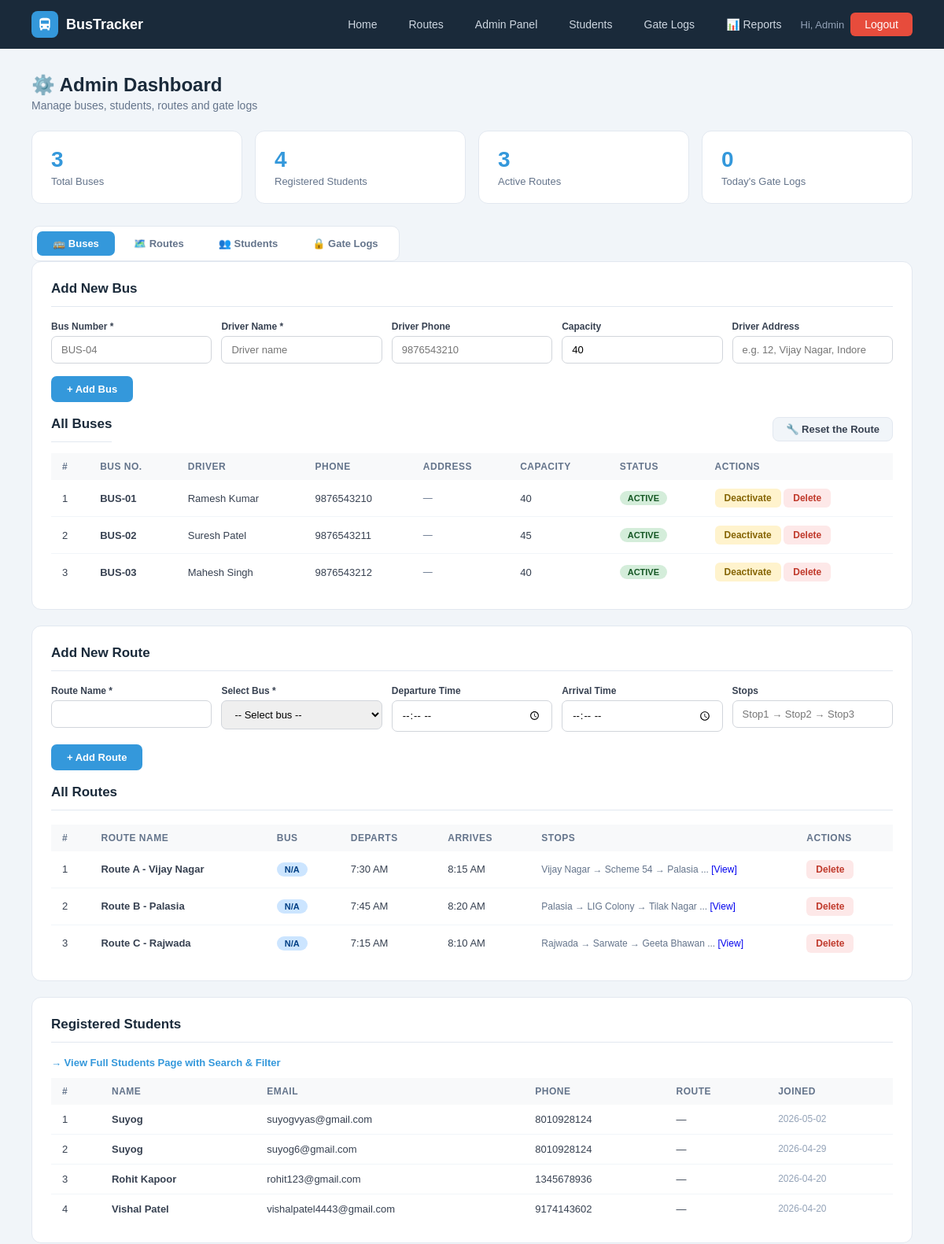
Page /admin (signed in, upper part) on the earlier database version.
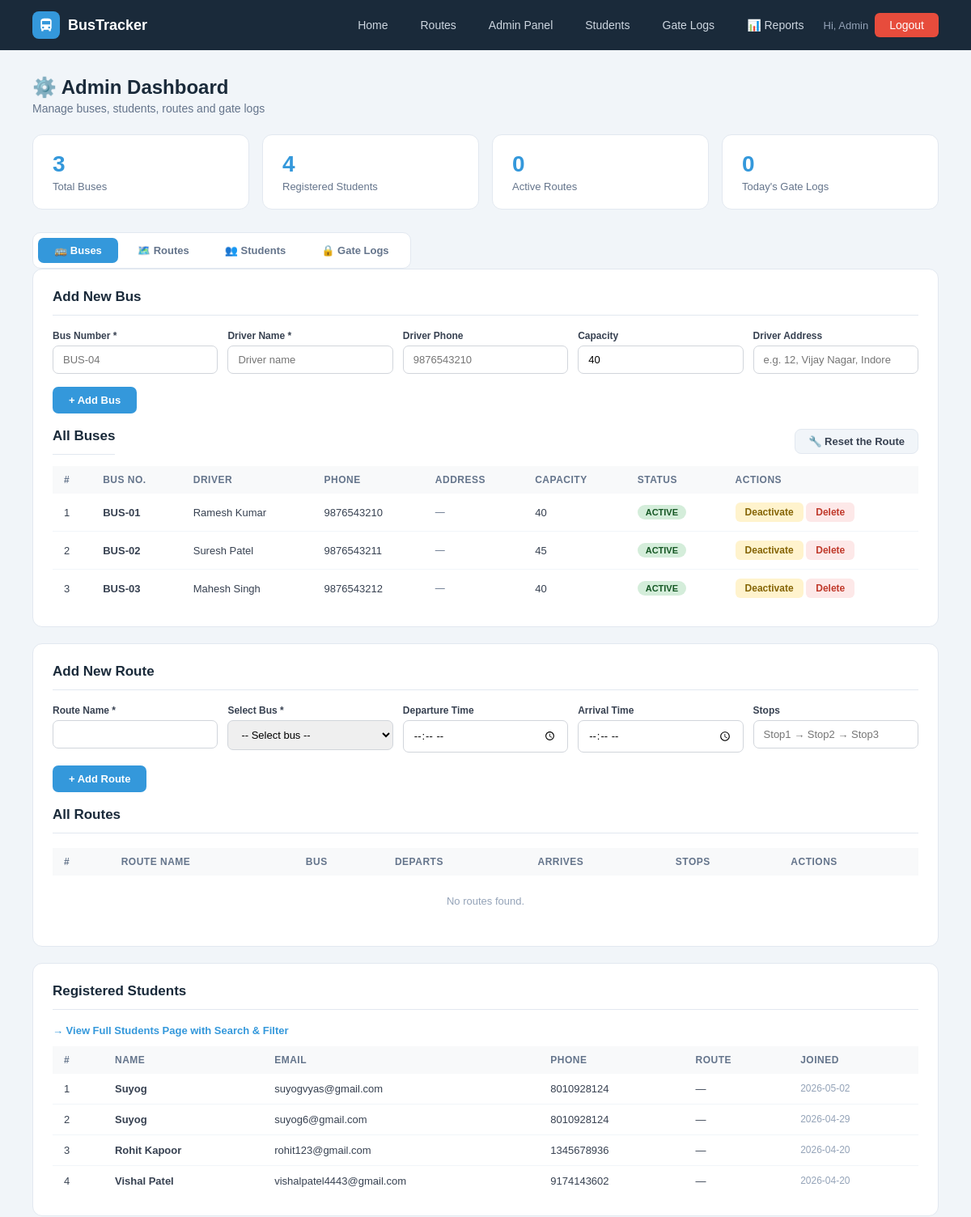
Same page on the later database version.
### tables this page shows
CREATE TABLE buses (
        id INTEGER PRIMARY KEY AUTOINCREMENT,
        bus_number TEXT UNIQUE NOT NULL, driver_name TEXT NOT NULL,
        driver_phone TEXT, capacity INTEGER DEFAULT 40,
        status TEXT DEFAULT 'active',
        current_lat REAL DEFAULT 22.7196, current_lng REAL DEFAULT 75.8577, driver_address TEXT);

CREATE TABLE routes (
        id INTEGER PRIMARY KEY AUTOINCREMENT,
        route_name TEXT NOT NULL, bus_id INTEGER,
        start_point TEXT, end_point TEXT,
        departure_time TEXT, arrival_time TEXT, stops TEXT, original_bus_id INTEGER,
        FOREIGN KEY(bus_id) REFERENCES buses(id));

CREATE TABLE users (
        id INTEGER PRIMARY KEY AUTOINCREMENT,
        name TEXT NOT NULL, email TEXT UNIQUE NOT NULL,
        password TEXT NOT NULL, role TEXT DEFAULT 'student',
        phone TEXT, route_id INTEGER,
        created_at TIMESTAMP DEFAULT CURRENT_TIMESTAMP);

### app.py (the view)
@app.route('/admin')
@admin_required
def admin_dashboard():
    db = get_db()
    buses    = db.execute("SELECT * FROM buses").fetchall()
    students = db.execute('''SELECT u.*,r.route_name FROM users u
                             LEFT JOIN routes r ON u.route_id=r.id
                             WHERE u.role='student' ORDER BY u.created_at DESC''').fetchall()
    routes   = db.execute("SELECT r.*,b.bus_number FROM routes r LEFT JOIN buses b ON r.bus_id=b.id").fetchall()
    logs     = db.execute("SELECT * FROM gate_logs ORDER BY log_time DESC LIMIT 15").fetchall()
    stats = dict(
        total_buses=db.execute("SELECT COUNT(*) FROM buses").fetchone()[0],
        total_students=db.execute("SELECT COUNT(*) FROM users WHERE role='student'").fetchone()[0],
        total_routes=db.execute("SELECT COUNT(*) FROM routes").fetchone()[0],
        today_logs=db.execute("SELECT COUNT(*) FROM gate_logs WHERE DATE(log_time)=DATE('now')").fetchone()[0])
    db.close(); return render_template('admin.html', buses=buses, students=students, routes=routes, logs=logs, stats=stats)

### app.py (called while the page is built, shortened)
def get_db():
    conn = sqlite3.connect(DB)
    conn.row_factory = sqlite3.Row
    return conn

def admin_required(f):
    @wraps(f)
    def dec(*a, **kw):
        if 'admin' not in session:
            flash('Admin access required.', 'error')
            return redirect(url_for('admin_login'))
        return f(*a, **kw)
    return dec

@app.context_processor
def inject_notifications():
    return dict(notifications=[], unread_count=0)

### templates/admin.html (shortened to what the changed rows need)
{% extends "base.html" %}
{% block content %}
<div class="page">
    <div class="page-header">
        <div style="display:flex;gap:12px;align-items:flex-start;flex-wrap:wrap;justify-content:space-between;">
            <div>
                <h1>⚙️ Admin Dashboard</h1>
            </div>
        </div>
    </div>
    <div class="stat-cards">
        <div class="stat-card"><div class="num">{{ stats.total_routes }}</div><div class="lbl">Active Routes</div></div>
    </div>
    <div class="tab-wrap">
        <div class="tab-contents">
            <div class="panel" id="content-buses">
                <h2>Add New Bus</h2>
                <br>
                <div style="display:flex;align-items:center;justify-content:space-between;margin-bottom:14px;">
                    <h2 style="margin:0;">All Buses</h2>
                </div>
                <table>
                    <thead><tr><th>#</th><th>Bus No.</th><th>Driver</th><th>Phone</th><th>Address</th><th>Capacity</th><th>Status</th><th>Actions</th></tr></thead>
                    <tbody>
                    {% for b in buses %}
                    <tr>
                        <td>{{ loop.index }}</td>
                        <td><b>{{ b.bus_number }}</b></td>
                        <td>{{ b.driver_name }}</td>
                        <td>{{ b.driver_phone or '—' }}</td>
                        <td style="font-size:12px;color:#64748b;max-width:160px;">{{ b.driver_address or '—' }}</td>
                        <td>{{ b.capacity }}</td>
                        <td><span class="badge {{ 'badge-green' if b.status=='active' else 'badge-red' }}">{{ b.status.upper() }}</span></td>
                        <td>
                            {% if b.status == 'active' %}
                            <a href="{{ url_for('bus_status', bid=b.id, status='inactive') }}" class="btn-sm btn-warning">Deactivate</a>
                            {% else %}
                            <a href="{{ url_for('bus_status', bid=b.id, status='active') }}" class="btn-sm btn-success">Activate</a>
                            {% endif %}
                            <a href="{{ url_for('delete_bus', bid=b.id) }}" class="btn-sm btn-danger">Delete</a>
                        </td>
                    </tr>
                    {% else %}
                    <tr><td colspan="7" style="text-align:center;color:#94a3b8;padding:24px">No buses found.</td></tr>
                    {% endfor %}
                    </tbody>
                </table>
            </div>
           <div class="panel" id="content-routes">
             <h2>Add New Route</h2>
            <br>
             <h2>All Routes</h2>
             <table>
                <thead>
                    <tr>
                        <th>#</th>
                        <th>Route Name</th>
                        <th>Bus</th>
                        <th>Departs</th>
                        <th>Arrives</th>
                        <th>Stops</th>
                        <th>Actions</th>
                    </tr>
                </thead>
                <tbody>
                    {% for r in routes %}
                    <tr>
                        <td>{{ loop.index }}</td>
                        <td><b>{{ r.route_name }}</b></td>
                        <td><span class="badge badge-blue">{{ r.bus_number or 'N/A' }}</span></td>
                        <td>
                            {% if r.departure_time %}
                                {{ (r.departure_time[:2]|int % 12 or 12) }}:{{ r.departure_time[3:] }}
                                {{ 'AM' if r.departure_time[:2]|int < 12 else 'PM' }}
                            {% else %}
                                 —
                            {% endif %}
                        </td>
                        <td>
                            {% if r.arrival_time %}
                                {{ (r.arrival_time[:2]|int % 12 or 12) }}:{{ r.arrival_time[3:] }}
                                {{ 'AM' if r.arrival_time[:2]|int < 12 else 'PM' }}
                            {% else %}
                               —
                            {% endif %}
                        </td>
                        <td style="max-width:240px;font-size:12px;color:#64748b">
                        {% if r.stops %}
                        {% set stop_list = r.stops.replace(',','→').split('→') %}
                        {{ stop_list[0].strip() }}
                        {% if stop_list|length > 1 %} → {{ stop_list[1].strip() }}{% endif %}
                        {% if stop_list|length > 2 %} → {{ stop_list[2].strip() }}{% endif %}
                        {% if stop_list|length > 3 %}
                            ...
                            <a href="#" onclick="alert(`{{ r.stops }}`)">[View]</a>
                        {% endif %}
                {% else %}
                    —
                {% endif %}
            </td>
            <td>
                <a href="{{ url_for('delete_route', rid=r.id) }}"
                   onclick="return confirm('Are you sure you want to delete this route?')"
                   class="btn-sm btn-danger">
                   Delete
                </a>
            </td>
        </tr>
        {% else %}
        <tr>
            <td colspan="7" style="text-align:center;color:#94a3b8;padding:24px">
                No routes found.
            </td>
        </tr>
        {% endfor %}
        </tbody>
    </table>
</div>
            <div class="panel" id="content-students">
                <h2>Registered Students</h2>
                <table>
                    <thead><tr><th>#</th><th>Name</th><th>Email</th><th>Phone</th><th>Route</th><th>Joined</th></tr></thead>
                    <tbody>
                    {% for s in students[:10] %}
                    <tr>
                        <td>{{ loop.index }}</td>
                        <td><b>{{ s.name }}</b></td>
                        <td>{{ s.email }}</td>
                        <td>{{ s.phone or '—' }}</td>
                        <td>{{ s.route_name or '—' }}</td>
                        <td style="font-size:12px;color:#94a3b8">{{ s.created_at[:10] if s.created_at else '—' }}</td>
                    </tr>
                    {% else %}
                    <tr><td colspan="6" style="text-align:center;color:#94a3b8;padding:24px">No students registered.</td></tr>
                    {% endfor %}
                    </tbody>
                </table>
            </div>
        </div>
    </div>
</div>
{% endblock %}

Differences in the rows shown:
removed routes: route_name "Route A - Vijay Nagar", bus_number "N/A", (r.departure_time[:2]|int%12or12) "7", departure_time "30", departure_time "AM", (r.arrival_time[:2]|int%12or12) "8", arrival_time "15", arrival_time "AM", start_point "Vijay Nagar", stop_list "Scheme 54", stop_list "Palasia"
removed routes: route_name "Route B - Palasia", bus_number "N/A", (r.departure_time[:2]|int%12or12) "7", departure_time "45", departure_time "AM", (r.arrival_time[:2]|int%12or12) "8", arrival_time "20", arrival_time "AM", start_point "Palasia", stop_list "LIG Colony", stop_list "Tilak Nagar"
removed routes: route_name "Route C - Rajwada", bus_number "N/A", (r.departure_time[:2]|int%12or12) "7", departure_time "15", departure_time "AM", (r.arrival_time[:2]|int%12or12) "8", arrival_time "10", arrival_time "AM", start_point "Rajwada", stop_list "Sarwate", stop_list "Geeta Bhawan"
Other differences:
{{ stats.total_routes }}: "3" → "0"
text now shown: "No routes found."
